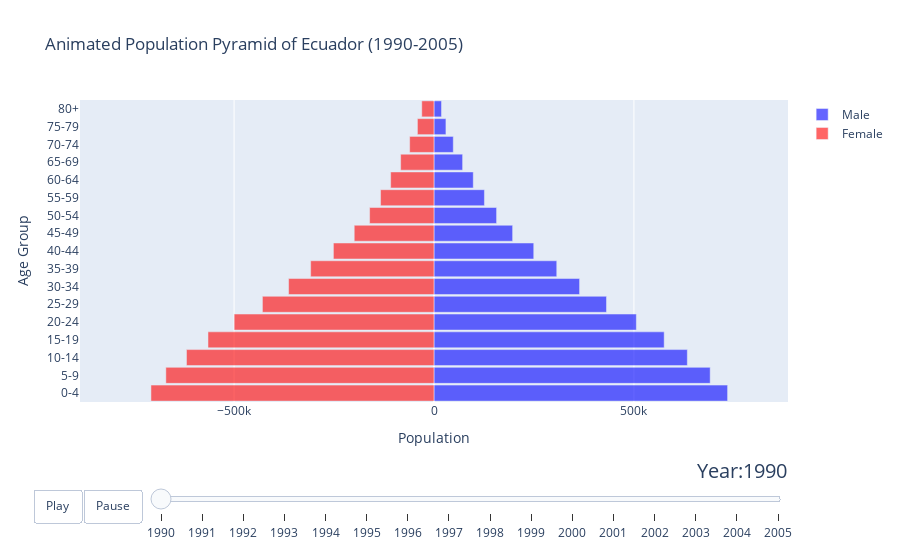

Notebook code for this chart:
### Code cell
animated_population_pyramid([1990,2005], 'Ecuador')

### Figure 1 — Plotly figure (JSON) as saved in the notebook; plotly's stock layout.template omitted (floating-point values rounded to 4 significant figures)
{"data": [{"marker": {"color": "blue"}, "name": "Male", "opacity": 0.6, "orientation": "h", "type": "bar", "x": [734300.0, 690800.0, 633600.0, 575700.0, 506100.0, 431500.0, 364100.0, 307000.0, 249500.0, 196700.0, 156500.0, 126100.0, 98230.0, 71560.0, 48230.0, 29830.0, 18810.0], "y": ["0-4", "5-9", "10-14", "15-19", "20-24", "25-29", "30-34", "35-39", "40-44", "45-49", "50-54", "55-59", "60-64", "65-69", "70-74", "75-79", "80+"]}, {"marker": {"color": "red"}, "name": "Female", "opacity": 0.6, "orientation": "h", "type": "bar", "x": [-708000.0, -670700.0, -619100.0, -565300.0, -499900.0, -429200.0, -363700.0, -308500.0, -251600.0, -199500.0, -161100.0, -133700.0, -108400.0, -83450.0, -60890.0, -41490.0, -30640.0], "y": ["0-4", "5-9", "10-14", "15-19", "20-24", "25-29", "30-34", "35-39", "40-44", "45-49", "50-54", "55-59", "60-64", "65-69", "70-74", "75-79", "80+"]}], "layout": {"bargap": 0.1, "barmode": "overlay", "sliders": [{"active": 0, "currentvalue": {"font": {"size": 20}, "prefix": "Year:", "visible": true, "xanchor": "right"}, "len": 0.9, "pad": {"b": 10, "t": 50}, "steps": [{"args": [["1990"], {"frame": {"duration": 300, "redraw": true}, "mode": "immediate", "transition": {"duration": 300}}], "label": "1990", "method": "animate"}, {"args": [["1991"], {"frame": {"duration": 300, "redraw": true}, "mode": "immediate", "transition": {"duration": 300}}], "label": "1991", "method": "animate"}, {"args": [["1992"], {"frame": {"duration": 300, "redraw": true}, "mode": "immediate", "transition": {"duration": 300}}], "label": "1992", "method": "animate"}, {"args": [["1993"], {"frame": {"duration": 300, "redraw": true}, "mode": "immediate", "transition": {"duration": 300}}], "label": "1993", "method": "animate"}, {"args": [["1994"], {"frame": {"duration": 300, "redraw": true}, "mode": "immediate", "transition": {"duration": 300}}], "label": "1994", "method": "animate"}, {"args": [["1995"], {"frame": {"duration": 300, "redraw": true}, "mode": "immediate", "transition": {"duration": 300}}], "label": "1995", "method": "animate"}, {"args": [["1996"], {"frame": {"duration": 300, "redraw": true}, "mode": "immediate", "transition": {"duration": 300}}], "label": "1996", "method": "animate"}, {"args": [["1997"], {"frame": {"duration": 300, "redraw": true}, "mode": "immediate", "transition": {"duration": 300}}], "label": "1997", "method": "animate"}, {"args": [["1998"], {"frame": {"duration": 300, "redraw": true}, "mode": "immediate", "transition": {"duration": 300}}], "label": "1998", "method": "animate"}, {"args": [["1999"], {"frame": {"duration": 300, "redraw": true}, "mode": "immediate", "transition": {"duration": 300}}], "label": "1999", "method": "animate"}, {"args": [["2000"], {"frame": {"duration": 300, "redraw": true}, "mode": "immediate", "transition": {"duration": 300}}], "label": "2000", "method": "animate"}, {"args": [["2001"], {"frame": {"duration": 300, "redraw": true}, "mode": "immediate", "transition": {"duration": 300}}], "label": "2001", "method": "animate"}, {"args": [["2002"], {"frame": {"duration": 300, "redraw": true}, "mode": "immediate", "transition": {"duration": 300}}], "label": "2002", "method": "animate"}, {"args": [["2003"], {"frame": {"duration": 300, "redraw": true}, "mode": "immediate", "transition": {"duration": 300}}], "label": "2003", "method": "animate"}, {"args": [["2004"], {"frame": {"duration": 300, "redraw": true}, "mode": "immediate", "transition": {"duration": 300}}], "label": "2004", "method": "animate"}, {"args": [["2005"], {"frame": {"duration": 300, "redraw": true}, "mode": "immediate", "transition": {"duration": 300}}], "label": "2005", "method": "animate"}], "transition": {"duration": 300, "easing": "cubic-in-out"}, "x": 0.1, "xanchor": "left", "y": 0, "yanchor": "top"}], "title": {"text": "Animated Population Pyramid of Ecuador (1990-2005)"}, "updatemenus": [{"buttons": [{"args": [null, {"frame": {"duration": 500, "redraw": true}, "fromcurrent": true}], "label": "Play", "method": "animate"}, {"args": [[null], {"frame": {"duration": 0, "redraw": true}, "mode": "immediate", "transition": {"duration": 0}}], "label": "Pause", "method": "animate"}], "direction": "left", "pad": {"r": 10, "t": 87}, "showactive": false, "type": "buttons", "x": 0.1, "xanchor": "right", "y": 0, "yanchor": "top"}], "xaxis": {"nticks": 8, "range": [-885400.0, 885400.0], "tickmode": "auto", "title": {"text": "Population"}}, "yaxis": {"categoryarray": ["0-4", "5-9", "10-14", "15-19", "20-24", "25-29", "30-34", "35-39", "40-44", "45-49", "50-54", "55-59", "60-64", "65-69", "70-74", "75-79", "80+"], "categoryorder": "array", "title": {"text": "Age Group"}}}}
